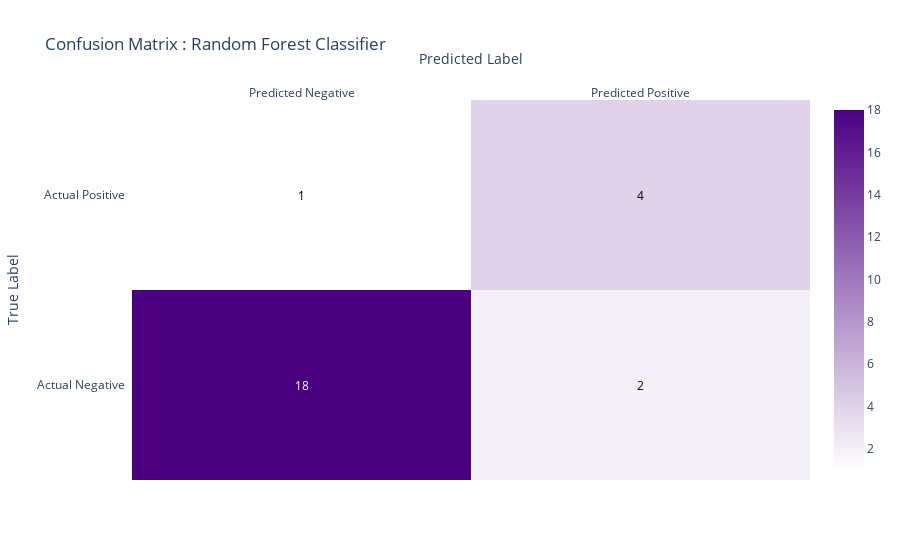

Source (notebook cell):
### Code cell
import plotly.figure_factory as ff
x_labels = ['Predicted Negative', 'Predicted Positive']
y_labels = ['Actual Negative', 'Actual Positive']
confusion_matrix  = [[18, 2], [1, 4]]
colorscale = [[0, '#FFFFFF'], [1, '#4B0082']]

fig = ff.create_annotated_heatmap(
    z=confusion_matrix,
    x=x_labels,
    y=y_labels,
    showscale=True,
    colorscale=colorscale,
    reversescale=False,
    font_colors=['#000000', '#FFFFFF'],
)
# Set the title and axis labels
fig.update_layout(
    title='Confusion Matrix : Random Forest Classifier',
    xaxis_title='Predicted Label',
    yaxis_title='True Label',
)
fig.show()

### Figure 1 — Plotly figure (JSON) as saved in the notebook; plotly's stock layout.template omitted (floating-point values rounded to 4 significant figures)
{"data": [{"colorscale": [[0, "#FFFFFF"], [1, "#4B0082"]], "reversescale": false, "showscale": true, "type": "heatmap", "x": ["Predicted Negative", "Predicted Positive"], "y": ["Actual Negative", "Actual Positive"], "z": [[18, 2], [1, 4]]}], "layout": {"annotations": [{"font": {"color": "#FFFFFF"}, "showarrow": false, "text": "18", "x": "Predicted Negative", "xref": "x", "y": "Actual Negative", "yref": "y"}, {"font": {"color": "#000000"}, "showarrow": false, "text": "2", "x": "Predicted Positive", "xref": "x", "y": "Actual Negative", "yref": "y"}, {"font": {"color": "#000000"}, "showarrow": false, "text": "1", "x": "Predicted Negative", "xref": "x", "y": "Actual Positive", "yref": "y"}, {"font": {"color": "#000000"}, "showarrow": false, "text": "4", "x": "Predicted Positive", "xref": "x", "y": "Actual Positive", "yref": "y"}], "title": {"text": "Confusion Matrix : Random Forest Classifier"}, "xaxis": {"dtick": 1, "gridcolor": "rgb(0, 0, 0)", "side": "top", "ticks": "", "title": {"text": "Predicted Label"}}, "yaxis": {"dtick": 1, "ticks": "", "ticksuffix": "  ", "title": {"text": "True Label"}}}}
